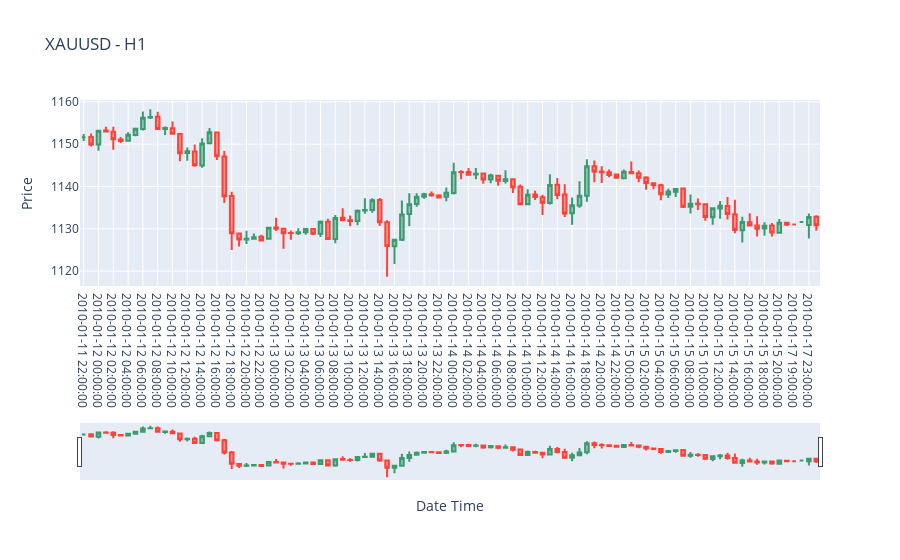

The notebook cell saved with this chart:
### Code cell
plot_data(xau.iloc[ph_ind[5]-50:ph_ind[5]+50])
